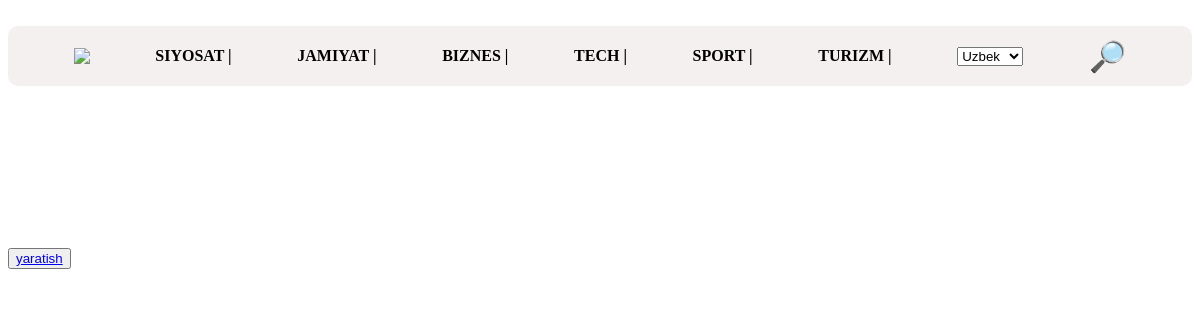
/, run on an earlier commit of the app's database.
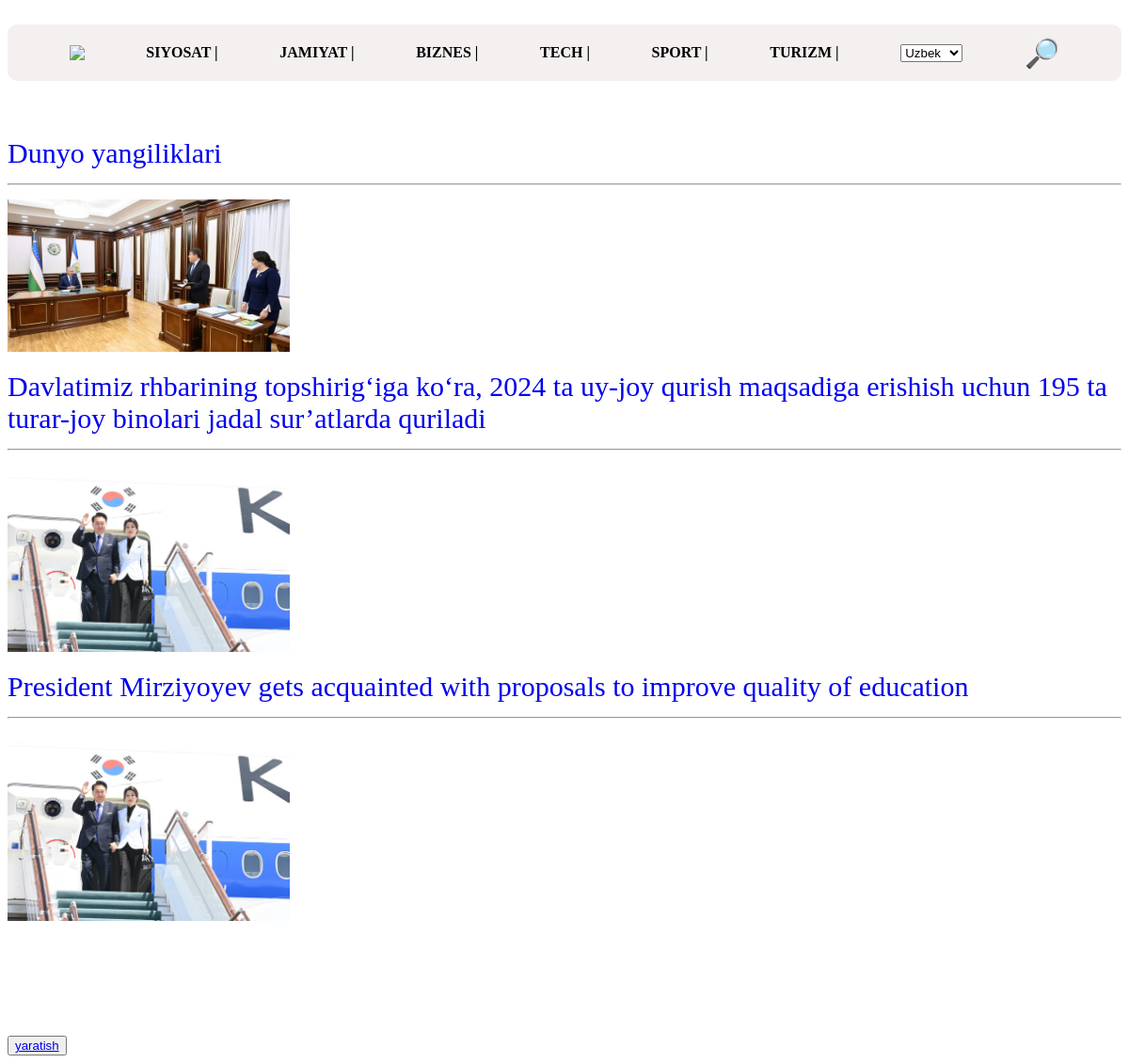
And on a later commit of the database.
### app/models.py (models this page shows)
class NewsModel(models.Model):
    title = models.CharField(max_length = 200)
    body = models.TextField()
    image = models.ImageField()

### app/views.py (the view)
# urls.py: path('', NewsListView.as_view(), name='news_list'),
class NewsListView(ListView):
    model = NewsModel
    template_name = 'news_list.html'

### templates/news_list.html (shortened to what this page needs)
<!DOCTYPE html>
<html lang="en">
<head>
</head>
<body>
    <div class="main_image">
    </div>
    <div class="header">
        <img src="https://kun.uz/assets/d1394a23/img/icons/logo-light.svg" class="kun uzx">
        <a href="/">SIYOSAT |</a>
        <a href="/">JAMIYAT |</a>
        <a href="/">BIZNES |</a>
        <a href="/">TECH |</a>
        <a href="/">SPORT |</a>
        <a href="/">TURIZM |</a>
        <select name="" id="">
            <option value="uz">Uzbek</option>
        </select>
        <p>🔎</p>
        </div>
        <div class="main_theme">
            {% for i in object_list %}
            <a href="{% url 'news_detail' i.pk %}"> <li>{{i.title}}</li></a>
            <hr>
            <div>
                <img src="{{i.image.url}}" alt="">
            </div>
            {% endfor %}
            <br> <br> <br>
           </div>
           <button><a href="{% url 'news_create' %}" >yaratish</a></button>
</body>
</html>

What changed in the data, as far as the page shows it:
added NewsModel: title "Dunyo yangiliklari", image (picture)
added NewsModel: title "Davlatimiz rhbarining topshirig‘iga ko‘ra, 2024 ta uy-joy qurish maqsadiga erishish uchun 195 ta turar-joy binolari jadal sur’atlarda quriladi", image (picture)
added NewsModel: title "President Mirziyoyev gets acquainted with proposals to improve quality of education", image (picture)
